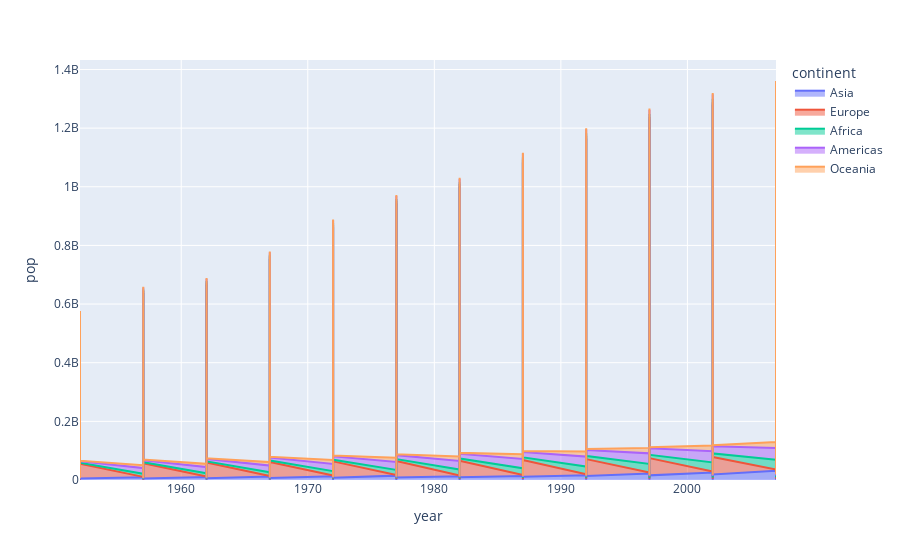

This figure's notebook cell:
### Code cell
fig = px.area(df, x="year", y="pop", color='continent')
fig.show()

### Figure 1 — Plotly figure (JSON) as saved in the notebook; plotly's stock layout.template omitted (floating-point values rounded to 4 significant figures; data arrays with more than 128 entries replaced by an {"elided": "..."} marker saying what was removed)
{"data": [{"fillpattern": {"shape": ""}, "hovertemplate": "continent=Asia<br>year=%{x}<br>pop=%{y}<extra></extra>", "legendgroup": "Asia", "line": {"color": "#636efa"}, "marker": {"symbol": "circle"}, "mode": "lines", "name": "Asia", "orientation": "v", "showlegend": true, "stackgroup": "1", "type": "scatter", "x": {"elided": "396 int values"}, "xaxis": "x", "y": {"elided": "396 int values"}, "yaxis": "y"}, {"fillpattern": {"shape": ""}, "hovertemplate": "continent=Europe<br>year=%{x}<br>pop=%{y}<extra></extra>", "legendgroup": "Europe", "line": {"color": "#EF553B"}, "marker": {"symbol": "circle"}, "mode": "lines", "name": "Europe", "orientation": "v", "showlegend": true, "stackgroup": "1", "type": "scatter", "x": {"elided": "360 int values"}, "xaxis": "x", "y": {"elided": "360 int values"}, "yaxis": "y"}, {"fillpattern": {"shape": ""}, "hovertemplate": "continent=Africa<br>year=%{x}<br>pop=%{y}<extra></extra>", "legendgroup": "Africa", "line": {"color": "#00cc96"}, "marker": {"symbol": "circle"}, "mode": "lines", "name": "Africa", "orientation": "v", "showlegend": true, "stackgroup": "1", "type": "scatter", "x": {"elided": "624 int values"}, "xaxis": "x", "y": {"elided": "624 int values"}, "yaxis": "y"}, {"fillpattern": {"shape": ""}, "hovertemplate": "continent=Americas<br>year=%{x}<br>pop=%{y}<extra></extra>", "legendgroup": "Americas", "line": {"color": "#ab63fa"}, "marker": {"symbol": "circle"}, "mode": "lines", "name": "Americas", "orientation": "v", "showlegend": true, "stackgroup": "1", "type": "scatter", "x": {"elided": "300 int values"}, "xaxis": "x", "y": {"elided": "300 int values"}, "yaxis": "y"}, {"fillpattern": {"shape": ""}, "hovertemplate": "continent=Oceania<br>year=%{x}<br>pop=%{y}<extra></extra>", "legendgroup": "Oceania", "line": {"color": "#FFA15A"}, "marker": {"symbol": "circle"}, "mode": "lines", "name": "Oceania", "orientation": "v", "showlegend": true, "stackgroup": "1", "type": "scatter", "x": [1952, 1957, 1962, 1967, 1972, 1977, 1982, 1987, 1992, 1997, 2002, 2007, 1952, 1957, 1962, 1967, 1972, 1977, 1982, 1987, 1992, 1997, 2002, 2007], "xaxis": "x", "y": [8691212, 9712569, 10794968, 11872264, 13177000, 14074100, 15184200, 16257249, 17481977, 18565243, 19546792, 20434176, 1994794, 2229407, 2488550, 2728150, 2929100, 3164900, 3210650, 3317166, 3437674, 3676187, 3908037, 4115771], "yaxis": "y"}], "layout": {"autosize": true, "legend": {"title": {"text": "continent"}, "tracegroupgap": 0}, "margin": {"t": 60}, "xaxis": {"anchor": "y", "autorange": true, "domain": [0, 1], "range": [1952, 2007], "title": {"text": "year"}, "type": "linear"}, "yaxis": {"anchor": "x", "autorange": true, "domain": [0, 1], "range": [0, 1432000000.0], "title": {"text": "pop"}, "type": "linear"}}}
